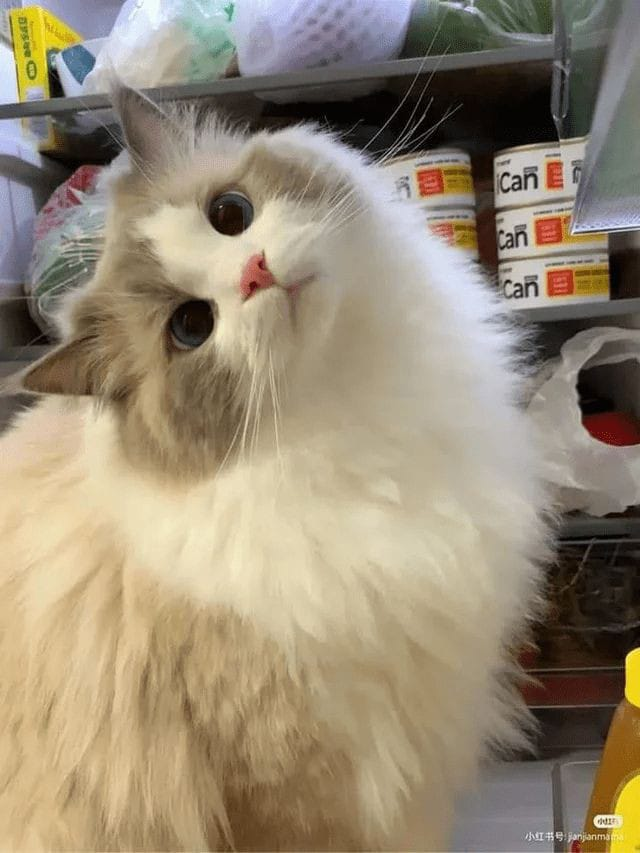
#> input picture kucing.jpg, 640 x 853 px
$ python 'Latihan 2.py'
#> lines starting #> are read from the running program, lines starting #| are printed output that depends on the picture
# Rossy Musdawiyah Anisa, 1217070078

import cv2
import numpy as np

image = cv2.imread('kucing.jpg')
#> image is the input picture: shape (853, 640, 3); mean B, G, R 117.3, 138.9, 151.8

#maksimum pixel
max_pixel_value = 255
#rumus citra negatif 255 - f(x,y)
inverted_image = max_pixel_value - image
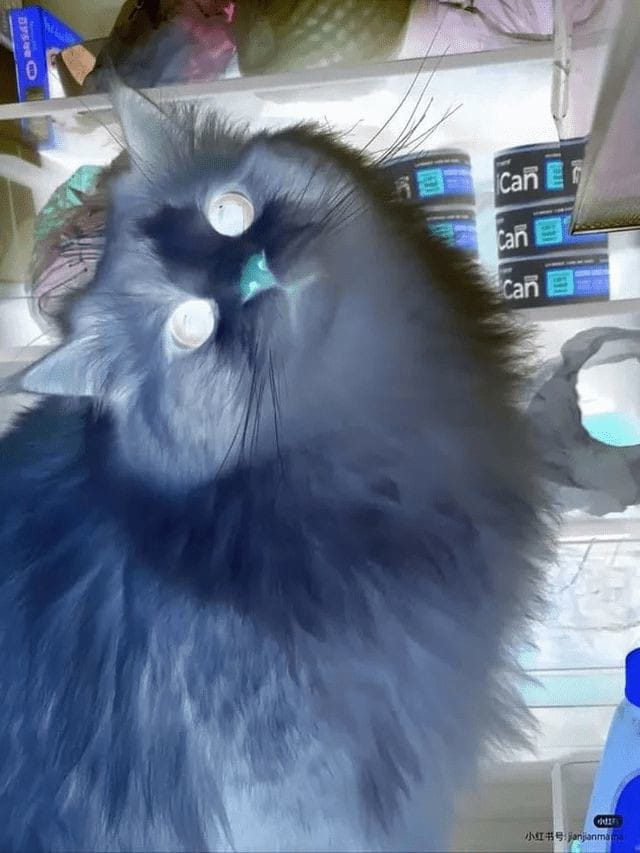
#> inverted_image: shape (853, 640, 3); mean B, G, R 137.7, 116.1, 103.2

cv2.imshow('Original Image', image)
cv2.imshow('Citra negatif', inverted_image)
cv2.waitKey(0)
cv2.destroyAllWindows()
